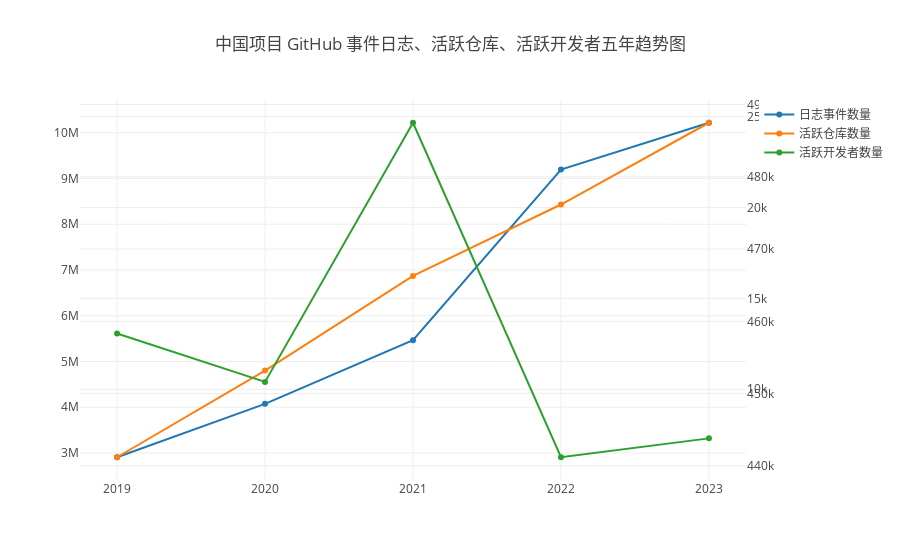

The cell this chart's notebook holds for it:
### Markdown cell above
### 中国

此节包含近五年中国项目在 GitHub 日志的事件总量、活跃仓库数量、活跃在中国项目上的开发者总量的变化趋势。

在经历了疫情前后的快速增长后，开始处于一个稳定的增长期。中国在2023年的日志事件和活跃仓库数均有明显的增长，相信在国家各项政策性意见的出台下，中国开源的发展会越来越好。

### Code cell
openDigger.driver.clickhouse.query(`SELECT COUNT() AS event_count, COUNT(DISTINCT repo_id) AS active_repo_count, COUNT(DISTINCT actor_id) AS active_actor_count, toYear(created_at) AS year
FROM events WHERE year >= ${startYear} AND year <= ${year} AND (${chineseWhereClause}) GROUP BY year ORDER BY year`, { format: 'JSONEachRow' }).then(data => {
    var eventCount = [], activeRepoCount = [], activeActorCount = [];
    data.forEach(d => {
        eventCount.push(d.event_count);
        activeRepoCount.push(d.active_repo_count);
        activeActorCount.push(d.active_actor_count);
    });
    openDigger.render.plotly([
        {x: years, y: eventCount, mode: 'scatter', name: '日志事件数量'},
        {x: years, y: activeRepoCount, mode: 'scatter', name: '活跃仓库数量', yaxis: 'y2'},
        {x: years, y: activeActorCount, mode: 'scatter', name: '活跃开发者数量', yaxis: 'y3'},
    ], {
        title: '中国项目 GitHub 事件日志、活跃仓库、活跃开发者五年趋势图',
        yaxis2: { overlaying: 'y', side: 'right', anchor: 'x' },
        yaxis3: { overlaying: 'y', side: 'right', anchor: 'x' },
        xaxis: {type: 'category'}
    });
});

### Figure 1 — Plotly figure (JSON) as saved in the notebook; plotly's stock layout.template omitted (floating-point values rounded to 4 significant figures)
{"data": [{"mode": "scatter", "name": "日志事件数量", "x": [2019, 2020, 2021, 2022, 2023], "y": ["2907702", "4075045", "5464866", "9195909", "10219327"]}, {"mode": "scatter", "name": "活跃仓库数量", "x": [2019, 2020, 2021, 2022, 2023], "y": ["6263", "11029", "16232", "20161", "24657"], "yaxis": "y2"}, {"mode": "scatter", "name": "活跃开发者数量", "x": [2019, 2020, 2021, 2022, 2023], "y": ["458314", "451618", "487474", "441193", "443805"], "yaxis": "y3"}], "layout": {"autosize": true, "title": {"text": "中国项目 GitHub 事件日志、活跃仓库、活跃开发者五年趋势图"}, "xaxis": {"autorange": true, "range": [-0.2381, 4.238], "type": "category"}, "yaxis": {"autorange": true, "range": [2304000.0, 10820000.0], "type": "linear"}, "yaxis2": {"anchor": "x", "autorange": true, "overlaying": "y", "range": [4745.0, 26170.0], "side": "right", "type": "linear"}, "yaxis3": {"anchor": "x", "autorange": true, "overlaying": "y", "range": [437400.0, 491300.0], "side": "right", "type": "linear"}}}
